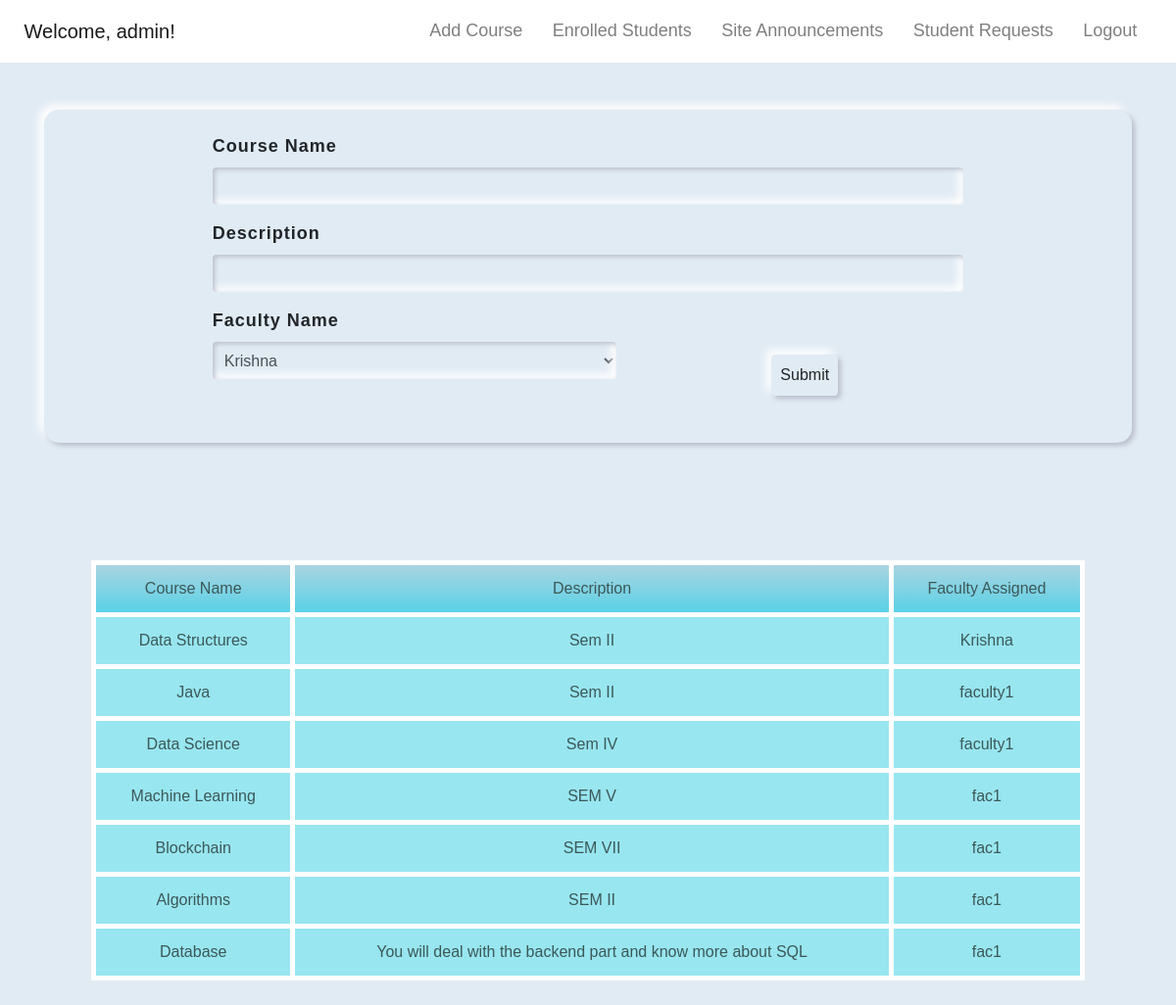
Screenshot of /dadmin/addCourse (signed in) with the database file from the repository.
### base/models.py (models this page shows)
class User(AbstractUser):
    user_type = models.CharField(max_length=10,choices=(('Student','Student'),('Faculty','Faculty'),('Librarian','Librarian')),null=True)

### student/models.py (models this page shows)
class Course(models.Model):
    name = models.CharField(max_length=50)
    description = models.CharField(max_length=50)
    faculty = models.ForeignKey(User,on_delete=models.CASCADE,null=True)

### admin/views.py (the view, shortened to what this page needs)
# urls.py: path('addCourse',views.addCourse,name="addCourse"),
def addCourse(request):
    if not check(request):
        storage = messages.get_messages(request)
        storage.used = True
        messages.info(request,'Invalid Request')
        return redirect('/')
    if not request.user.is_authenticated:
        storage = messages.get_messages(request)
        storage.used = True
        messages.info(request,'Not Logged In')
        return redirect('/')
    obj = User.objects.filter(user_type="Faculty")
    courses = Course.objects.all()
    return render(request,'addCourse.html',{'obj':obj,'courses':courses})

### admin/views.py (called while the page is built)
def check(request):
    return request.user.is_superuser

### templates/addCourse.html (shortened to what this page needs)
{%extends 'adminDashboard.html'%}
{%block content%}
<div class="container">
    <div class="container">
        <form action="/dadmin/addCourse" method="POST" autocomplete="off" class="row formCss g-3 p-4 pb-5 my-5 justify-content-center">
            <div class="col-md-9 mb-3">
                <label for="cname" class="form-label">Course Name</label>
                <input type="text" name="name" id="cname" class="form-control" required>
            </div>
            <br>
            <div class="col-md-9 mb-3">
                <label for="cd" class="form-label">Description</label>
                <input type="text" name="description" id="cd" class="form-control" required>
            </div>
            <br>
            <div class="col-md-5 mb-3">
                <label for="fac" class="form-label">Faculty Name</label>
                <select name="fac_name" id="fac" class="form-control p-2">
                    {%for item in obj%}
                    <option value="{{item.first_name}}">{{item.first_name}}</option>
                    {%endfor%}
                </select>
            </div>
            <div class="col-md-4 text-center mt-5">
                <input type="submit" value="Submit" class="btn  w-15 p-2 formButton ">
            </div>
        </form>
    </div>
    <br>
    <div class="container">
        <div class="row">
            <div class="col p-5">
                <table class="table table-borderless">
                    <thead>
                        <tr class="main text-center">
                            <th scope="col">Course Name</th>
                            <th scope="col">Description</th>
                            <th scope="col">Faculty Assigned</th>
                        </tr>
                    </thead>
                    <tbody>
                        {%for item in courses %}
                            <tr class="text-center">
                                <td scope="row">{{item.name}}</td>
                                <td >{{item.description}}</td>
                                <td >{{item.faculty.first_name}}</td>
                            </tr>
                        {%endfor%}
                    </tbody>
                </table>
            </div>
        </div>
    </div>
   </div>
{%endblock%}

### templates/adminDashboard.html (shortened to what this page needs)
{%load static%}
<!DOCTYPE html>
<html lang="en">
<head>
    <link rel="stylesheet" href="https://stackpath.bootstrapcdn.com/bootstrap/4.5.2/css/bootstrap.min.css">
    <link rel="stylesheet" href="https://cdnjs.cloudflare.com/ajax/libs/font-awesome/4.7.0/css/font-awesome.min.css">
    <link rel="stylesheet" href="{% static 'makerequest.css' %}">
    <link rel="stylesheet" href="{% static 'table.css' %}" >
    <link rel="stylesheet" href="{% static 'dashboard.css' %}">
</head>
<body>
  <nav class="navbar navbar-expand-lg navbar-light bg-white">
    <div class="container-fluid">
      <a class="navbar-brand" href="#">
        Welcome, <string>{{request.user.username}}!</strong>
      </a>
      <div class="collapse navbar-collapse" id="navbarNavAltMarkup">
        <div class="navbar-nav ml-auto">
            {%block navbar%}
              <a class="nav-link" aria-current="page" href="/dadmin/addCourse">Add Course</a>
              <a class="nav-link" href="/dadmin/admEnrolledStudents">Enrolled Students</a>
              <a class="nav-link" href="/dadmin/site">Site Announcements</a>
              <a class="nav-link" href="/dadmin/requests">Student Requests</a>
              <a class="nav-link" href="/logout">Logout</a>
            {%endblock%}
        </div>
      </div>
    </div>
  </nav>
  {%block content%}
  {%endblock%}
</body>
</html>

### static/makerequest.css (style rules this page uses)
body { background-color: rgb(225, 235, 243); font-family: 'Montserrat', sans-serif; }
.navbar { padding: 0.8vw; }
.nav-link { margin-left: 0.6vw; margin-right: 0.6vw; font-size: large; }
.formCss { background-color: rgb(225, 235, 243); box-shadow: 3px 3px 5px #BABECC, -5px -5px 10px #FFF; border-radius: 15px; margin-bottom: 50px; }
.form-control { box-shadow: inset 2px 2px 5px #BABECC, inset -5px -5px 10px #FFF; border: 0; background-color: rgb(225, 235, 243); padding: 15px; }
.form-label { font-weight: 600; letter-spacing: 1px; font-size: large; }
.formButton { box-shadow: 3px 3px 5px #BABECC, -5px -5px 10px #FFF; }

### static/table.css (style rules this page uses)
.main { color: #524b4b; background: linear-gradient(rgb(172, 212, 224), rgb(85, 209, 231)); font-weight: 300; font-size: 16px; }
.table td { background-color: rgb(152, 230, 240); }
.table tr { height: 50px; }
.table-borderless>tbody>tr>td, .table-borderless>tbody>tr>th, .table-borderless>tfoot>tr>td, .table-borderless>tfoot>tr>th, .table-borderless>thead>tr>td, .table-borderless>thead>tr>th { border: 5px solid #fff; color: rgb(60, 88, 88); font-weight: 300; }

### static/dashboard.css (style rules this page uses)
body { background-color: rgb(225, 235, 243); font-family: 'Montserrat', sans-serif; }
body { -ms-overflow-style: none; scrollbar-width: none; }
.navbar { padding: 0.8vw; }
.nav-link { margin-left: 0.6vw; margin-right: 0.6vw; font-size: large; }
.nav-link::after { content: ''; display: block; width: 0; height: 2px; background: #000; transition: width .3s; }

### rows the page displays
User: user.username "admin"
Course: name "Data Structures", description "Sem II", faculty.first_name "Krishna"
Course: name "Java", description "Sem II", faculty.first_name "faculty1"
Course: name "Data Science", description "Sem IV", faculty.first_name "faculty1"
Course: name "Machine Learning", description "SEM V", faculty.first_name "fac1"
Course: name "Blockchain", description "SEM VII", faculty.first_name "fac1"
Course: name "Algorithms", description "SEM II", faculty.first_name "fac1"
Course: name "Database", description "You will deal with the backend part and know more about SQL", faculty.first_name "fac1"

### other values shown
form field fac_name "Krishna"
